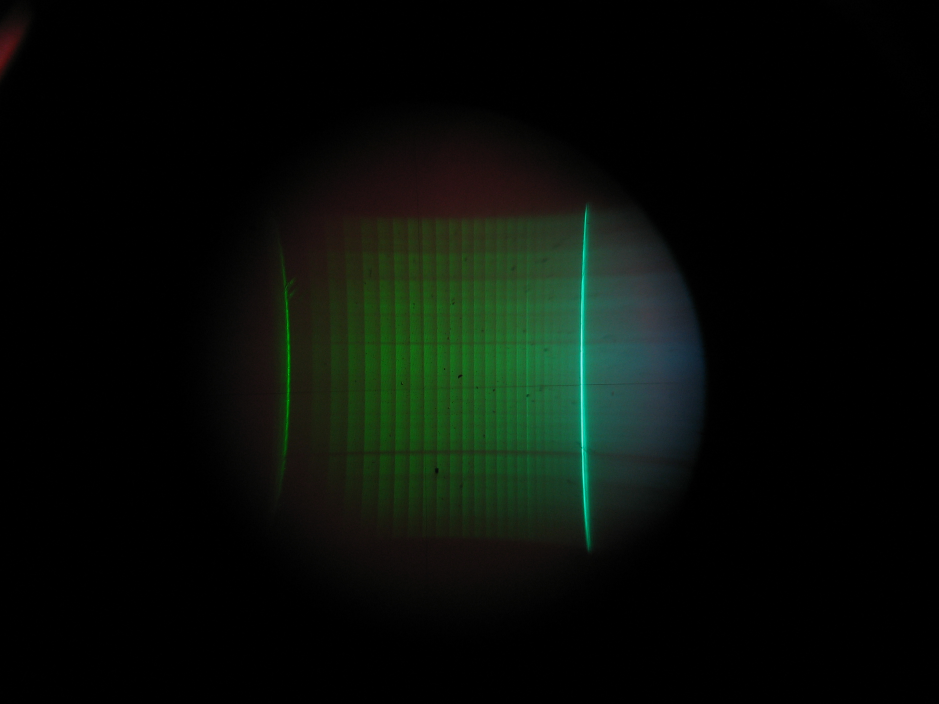
#> input picture PHY-3002/ABS/photos/IMG_1720.JPG, 2816 x 2112 px, found by its file name (shown at 1/3 size)
$ python abs.py
#> lines starting #> are read from the running program, lines starting #| are printed output that depends on the picture; long printed decimals are rounded
import numpy as np
import matplotlib.pyplot as plt

from matplotlib.image import imread


img1 = np.array(imread(f"PHY-3002/ABS/photos/IMG_1720.jpg"))
#> img1 is the input picture: shape (2112, 2816, 3); mean R, G, B 8, 13.4, 8.2
img2 = np.array(imread(f"PHY-3002/ABS/photos/IMG_1726.jpg"))
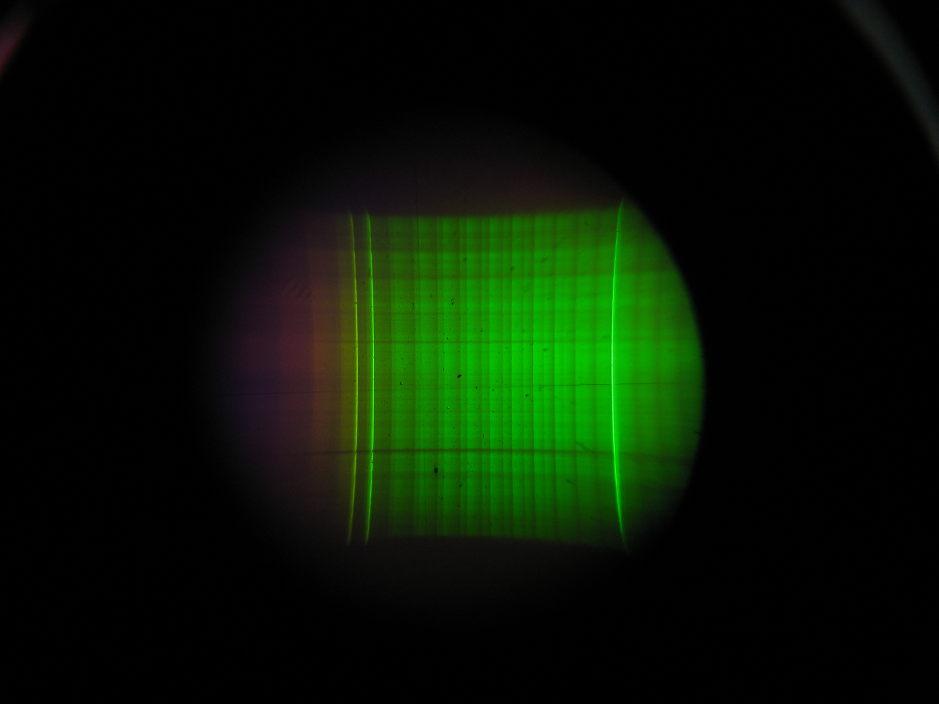
#> input picture PHY-3002/ABS/photos/IMG_1726.JPG, 2816 x 2112 px, found by its file name (shown at 1/3 size)
#> img2 is the input picture: shape (2112, 2816, 3); mean R, G, B 7.3, 21.4, 3.4

ax1, ax2 = plt.subplot(121), plt.subplot(122)
ax1.imshow(img1)
ax2.imshow(img2)
plt.show()


# Crop the images so it's only the middle 200 pixel in height
img1 = img1[1100:1300,:,:]
#> img1: shape (200, 2816, 3)
img2 = img2[1100:1300,:,:]
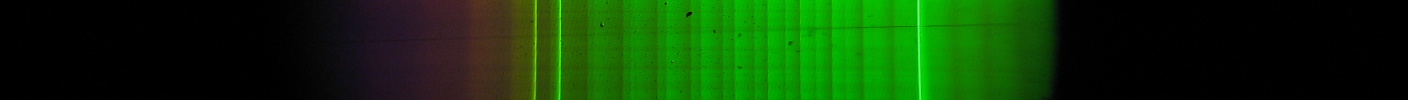
#> img2: shape (200, 2816, 3) (shown at 1/2 size); mean R, G, B 14, 55.7, 5.4
ax1, ax2 = plt.subplot(211), plt.subplot(212)
ax1.imshow(img1)
ax2.imshow(img2)
plt.show()

#horizontal pixel position of Hg 546.074nm line on img1: 863
#horizontal pixel position of Hg 546.074nm line on img2: 1838

# get the intensity profiles:
img1 = np.mean(img1, axis=2) #grayscale
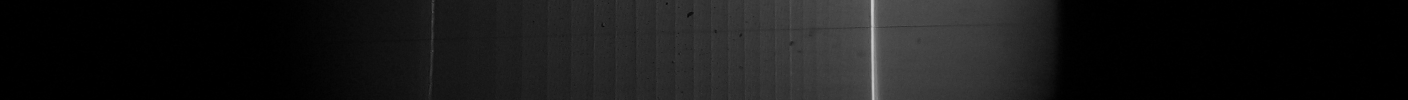
#> img1: shape (200, 2816) float64 (shown at 1/2 size); min 0, max 208.7, mean 23.1
profile1 = np.median(img1, axis=0)
#> profile1 = 2816 values, max 198.5 at index 1744, min 0 at index 0, mean 23.03
img2 = np.mean(img2, axis=2) #grayscale
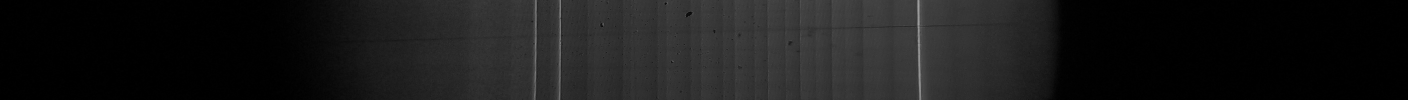
#> img2: shape (200, 2816) float64 (shown at 1/2 size); min 0, max 163.3, mean 25.1
profile2 = np.median(img2, axis=0)
#> profile2 = 2816 values, max 145.3 at index 1837, min 0 at index 0, mean 24.99
ax1, ax2 = plt.subplot(211), plt.subplot(212)
ax1.plot(profile1)
ax2.plot(profile2)
ax1.set_xlabel("pixel", fontsize=15)
ax1.set_ylabel("intensité", fontsize=15)
ax2.set_xlabel("pixel", fontsize=15)
ax2.set_ylabel("intensité", fontsize=15)
plt.show()
#> figure, not shown here; panel 1: curve peaks at x = 1744, y = 198.5; panel 2: curve peaks at x = 1837, y = 145.3

Hg_line_normalization = 145/47

#let's combine both profiles to get one full spectrum
profile = np.concatenate([profile2[:1838]/(Hg_line_normalization),profile1[863:]])
#> profile = 3791 values, max 198.5 at index 2719, min 0 at index 0, mean 21.07
profile = profile[::-1]
#> profile = 3791 values, max 198.5 at index 1071, min 0 at index 0, mean 21.07
ax1 = plt.subplot(111)
plt.plot(profile)
ax1.set_xlabel("pixel", fontsize=15)
ax1.set_ylabel("intensité", fontsize=15)
plt.show()
#> figure, not shown here; curve peaks at x = 1071, y = 198.5


lines_nm = np.array([508.582,546.074,576.960,579.066])
lines_px = np.array([1070,1952,2670,2719])

profile = profile[1040:2749]
#> profile = 1709 values, max 198.5 at index 31, min 12.48 at index 1676, mean 33.33
lines_px -= 1040

from scipy.optimize import curve_fit
def convert_px_to_lambda(px, a, b):
    return px*a+b
res = curve_fit(convert_px_to_lambda, lines_px, lines_nm)[0]
print(res[0])
ax1 = plt.subplot(111)
plt.plot(lines_px, lines_nm, "o")
plt.plot(lines_px, convert_px_to_lambda(lines_px, res[0], res[1]), "--")
ax1.set_xlabel("Pixel", fontsize=15)
ax1.set_ylabel("$\lambda$ [nm]", fontsize=15)
plt.show()

# Find the absorption lines
from scipy.signal import boxcar, find_peaks
def get_absorption_lines_indices(valeurs: np.array,
                                      hauteur_minimum: int = None,
                                      distance_minimum: int = None):
#> called with valeurs = array of shape (1709,), distance_minimum = 24
    peaks, _ = find_peaks(-valeurs, height=hauteur_minimum, distance=distance_minimum)
#> peaks = 51 values from 51 to 1705
    return peaks

abs_lines_px = get_absorption_lines_indices(profile, distance_minimum=24)
#> abs_lines_px = 51 values from 51 to 1705

for i in range(len(abs_lines_px)):
    print(f"{i}: {convert_px_to_lambda(abs_lines_px[i], res[0], res[1])}")
#> this loop made 51 passes
#| 0: 509.411
#| 1: 510.522
#| 2: 512.361
#| 3: 513.430
#| 4: 514.542
#| 5: 515.696
#| 6: 516.936
#| 7: 518.219
#> (further printed lines are left out)

ax1 = plt.subplot(111)
plt.plot(profile, color="black")
plt.plot(abs_lines_px, profile[abs_lines_px], "o", color="blue")
plt.plot(lines_px, profile[lines_px], "o", color="red")
ax1.set_xlabel("pixel", fontsize=15)
ax1.set_ylabel("intensité", fontsize=15)
plt.show()
#> figure, not shown here; curve peaks at x = 31, y = 198.5; curve peaks at x = 51, y = 71.67

ax1 = plt.subplot(111)
longueurdondes = convert_px_to_lambda(range(len(profile)),res[0],res[1])
#> longueurdondes = 1709 values from 507.2 to 580.3
plt.plot(longueurdondes, profile, color="black")
plt.plot(convert_px_to_lambda(abs_lines_px,res[0],res[1]), profile[abs_lines_px], "o", color="blue")
plt.plot(convert_px_to_lambda(lines_px,res[0],res[1]), profile[lines_px], "o", color="red")
ax1.set_xlabel("$\lambda$ [nm]", fontsize=15)
ax1.set_ylabel("intensité", fontsize=15)
plt.show()
#> figure, not shown here; curve peaks at x = 508.6, y = 198.5; curve peaks at x = 509.4, y = 71.67

theoretical_lines = np.array([508.674,509.529,510.433,511.388,512.396,513.458,514.576,515.751,516.984,518.278,519.634,521.052,522.535,524.083,525.699,527.383,529.137,530.962,532.860,534.831,536.877,538.999,541.199,543.478,545.838,548.279,547.520,550.803,549.853,553.411,552.268,556.106,554.767,558.888,557.351,561.759,560.022,564.721,562.781,567.775,565.631,570.924,568.572,574.169,571.606,574.736,577.512,577.952])
experimental_lines = np.array([508.762,509.411,510.522,511.403,512.361,513.300,514.542,515.696,516.936,518.219,519.544,520.955,522.366,523.905,525.488,527.112,528.823,530.576,532.457,534.381,536.433,539.042,540.880,543.959,545.199,548.533,547.715,551.129,550.110,553.776,552.618,556.493,555.222,559.280,557.712,562.180,560.456,565.002,563.129,567.919,565.968,571.037,568.764,574.128,571.638,574.738,577.568,577.938])
def find_nearest_index(array, value):
    array = np.asarray(array)
    idx = (np.abs(array - value)).argmin()
    return idx

experimental_lines_indices = []
for i in range(len(experimental_lines)):
    experimental_lines_indices.append(find_nearest_index(longueurdondes,experimental_lines[i]))
#> this loop made 48 passes
#> idx in find_nearest_index on passes 1 to 12: 36, 51, 77, 98, 120, 142, 171, 198, 227, 257, 288, 321
#> after the loop, experimental_lines_indices = 48 values, max 1654 at index 47, min 36 at index 0, mean 822.6
experimental_lines_indices = np.array(experimental_lines_indices)


nus_bleus = []
nus_prime_bleus = []
exp_lines_bleus = experimental_lines[:25]
for i in range(len(exp_lines_bleus)):
    nus_bleus.append(0)
    nus_prime_bleus.append(49-i)
nus_verts_0 = []
nus_verts_1 = []
nus_prime_verts_0 = []
nus_prime_verts_1 = []
exp_lines_verts = experimental_lines[25:]
exp_lines_verts_0 = []
exp_lines_verts_1 = []
for i in range(len(exp_lines_verts)-3):
    if i % 2 == 0:
        nus_verts_0.append(0)
        nus_prime_verts_0.append(int(24-i/2))
        exp_lines_verts_0.append(exp_lines_verts[i])
    else:
        nus_verts_1.append(1)
        nus_prime_verts_1.append(int(27-(i-1)/2))
        exp_lines_verts_1.append(exp_lines_verts[i])


nus_verts_1.append(1)
nus_verts_0.append(0)
nus_verts_1.append(1)
nus_prime_verts_1.append(17)
nus_prime_verts_0.append(14)
nus_prime_verts_1.append(16)
exp_lines_verts_1.append(exp_lines_verts[-3])
exp_lines_verts_0.append(exp_lines_verts[-2])
exp_lines_verts_1.append(exp_lines_verts[-1])
print(nus_bleus)
print(nus_prime_bleus)
print(nus_verts_0)
print(nus_prime_verts_0)
print(nus_verts_1)
print(nus_prime_verts_1)


fig = plt.figure(figsize=(14,10))
ax1 = plt.subplot(111)
profile = profile/np.max(profile)
#> profile = 1709 values, max 1 at index 31, min 0.0629 at index 1676, mean 0.168
plt.plot(longueurdondes, profile, color="black")
plt.plot(longueurdondes[experimental_lines_indices], profile[experimental_lines_indices], "o", color="blue")
plt.plot(convert_px_to_lambda(lines_px,res[0],res[1]), profile[lines_px], "o", color="red")
ax1.set_xlabel("$\lambda$ [nm]", fontsize=15)
ax1.set_ylabel("Intensité $I/I_0$", fontsize=15)

col_labels1=[r'$\nu$',r"$\nu$'","$\lambda$ [nm]"]
table_vals=np.array([nus_bleus,nus_prime_bleus,exp_lines_bleus]).T
# the rectangle is where I want to place the table
the_table1 = plt.table(cellText=table_vals,
                colWidths = [0.05,0.05,0.08],
                cellLoc = "center",
                #rowLabels=row_labels,
                colLabels=col_labels1,
                #loc='upper center',
                bbox=(0.35,0.28,0.2,0.7))
the_table1.auto_set_font_size(False)
the_table1.set_fontsize(10)
the_table1.scale(1, 1)

height_per_box = 0.7/26

col_labels1=[r'$\nu$',r"$\nu$'","$\lambda$ [nm]"]
table_vals=np.array([nus_verts_0,nus_prime_verts_0,exp_lines_verts_0]).T
# the rectangle is where I want to place the table
the_table1 = plt.table(cellText=table_vals,
                colWidths = [0.05,0.05,0.08],
                cellLoc = "center",
                #rowLabels=row_labels,
                colLabels=col_labels1,
                #loc='upper center',
                bbox=(0.575,0.28+14*height_per_box,0.2,height_per_box*(len(nus_verts_0)+1)))
the_table1.auto_set_font_size(False)
the_table1.set_fontsize(10)
the_table1.scale(1, 1)

col_labels1=[r'$\nu$',r"$\nu$'","$\lambda$ [nm]"]
table_vals=np.array([nus_verts_1,nus_prime_verts_1,exp_lines_verts_1]).T
# the rectangle is where I want to place the table
the_table1 = plt.table(cellText=table_vals,
                colWidths = [0.05,0.05,0.08],
                cellLoc = "center",
                #rowLabels=row_labels,
                colLabels=col_labels1,
                #loc='upper center',
                bbox=(0.775,0.28+13*height_per_box,0.2,height_per_box*(len(nus_verts_1)+1)))
the_table1.auto_set_font_size(False)
the_table1.set_fontsize(10)
the_table1.scale(1, 1)
ax1.xaxis.set_tick_params(labelsize=14)
ax1.yaxis.set_tick_params(labelsize=14)
plt.savefig(f"PHY-3002/ABS/lignes_absorption.pdf")
#> figure, not shown here; curve peaks at x = 508.6, y = 1
plt.show()


# Correlation plot
fig = plt.figure(figsize=(7,7))
ax1 = plt.subplot(111)
plt.plot([lines_nm[0], lines_nm[-1]], [lines_nm[0], lines_nm[-1]], "--", linewidth=2, color="red")
plt.plot(theoretical_lines, experimental_lines, ".", color="black")
for i in range(4):
    plt.plot(lines_nm[i], lines_nm[i], "o", color=["blue","green","lime","lime"][i])
ax1.set_xlabel("$\lambda$ théorique [nm]", fontsize=15)
ax1.set_ylabel("$\lambda$ expérimental [nm]", fontsize=15)
ax1.xaxis.set_tick_params(labelsize=14)
ax1.yaxis.set_tick_params(labelsize=14)
plt.savefig(f"PHY-3002/ABS/correlation_plot.pdf")
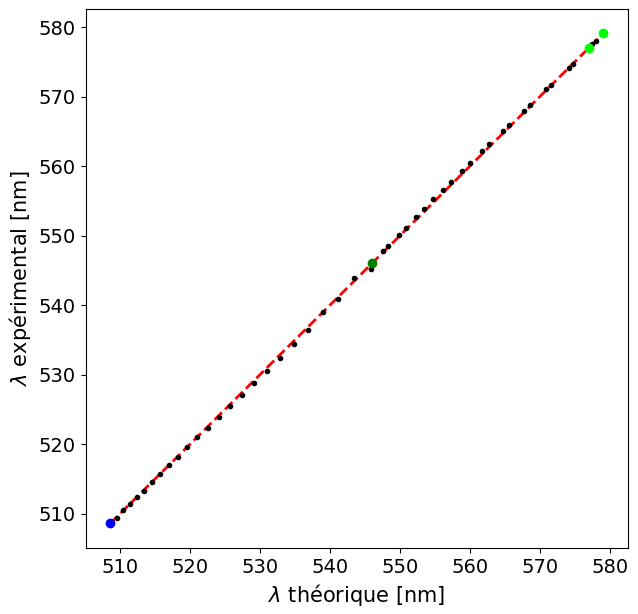
#> figure drawn by matplotlib, 1 panel
plt.show()


# Error percent
err_per = []
for i in range(len(theoretical_lines)):
    err_per.append(np.abs(theoretical_lines[i]-experimental_lines[i])/theoretical_lines[i]*100)

fig = plt.figure(figsize=(10,7))
ax1 = plt.subplot(111)
plt.plot(theoretical_lines, err_per, ".", color="black")
ax1.set_xlabel("$\lambda$ théorique [nm]", fontsize=15)
ax1.set_ylabel("Erreur [%]", fontsize=15)
ax1.xaxis.set_tick_params(labelsize=14)
ax1.yaxis.set_tick_params(labelsize=14)
#plt.savefig(f"PHY-3002/ABS/error_plot.pdf")
plt.show()
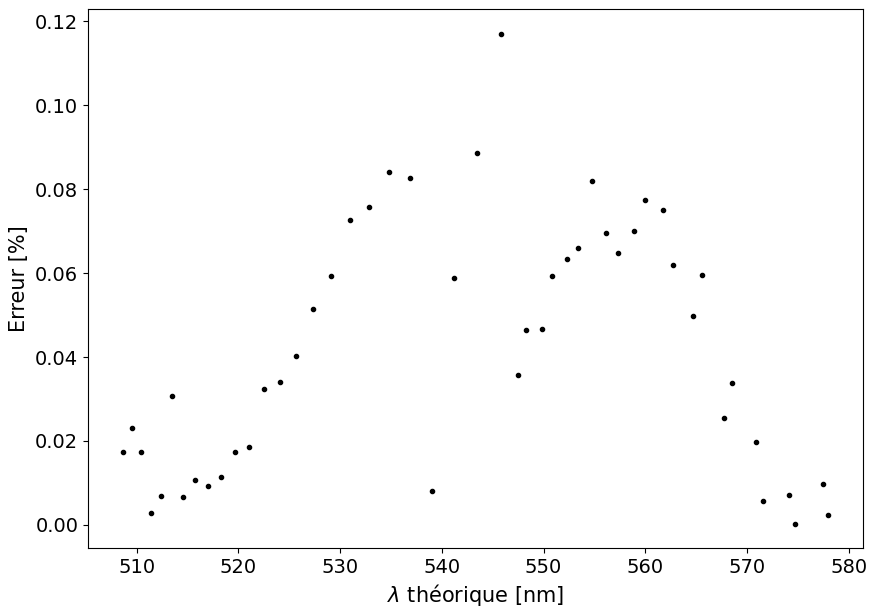
#> figure drawn by matplotlib, 1 panel


nus_prime_fit = np.concatenate([nus_prime_bleus,nus_prime_verts_0])
nus_prime_demi_fit = nus_prime_fit+1/2
wav_fit = np.concatenate([exp_lines_bleus, exp_lines_verts_0])*1E-7 # wav en cm
un_sur_wav_fit = 1/wav_fit

def regression(nu_prime_demi, A, B, C):
    return A+B*(nu_prime_demi)+C*(nu_prime_demi)**2

res = curve_fit(regression, nus_prime_fit, un_sur_wav_fit)
print(res)

print(f"T_e: {res[0][0]} \pm {res[1][0]}")
print(f"Constante harmonique: {res[0][1]} \pm {res[1][1]}")
print(f"Constante anharmonique: {-res[0][2]} \pm {res[1][2]}")

x_fit = np.linspace(np.min(nus_prime_demi_fit), np.max(nus_prime_demi_fit), 1000)
ax1 = plt.subplot(111)
plt.plot(nus_prime_demi_fit, un_sur_wav_fit, "o", color="black", label="données")
plt.plot(x_fit, regression(x_fit, res[0][0], res[0][1], res[0][2]), "-", linewidth=2, color="red", label="fit")
ax1.set_ylabel(r"$1/\lambda$ [cm$^{-1}$]", fontsize=15)
ax1.set_xlabel(r"$\nu'+1/2$", fontsize=15)
ax1.xaxis.set_tick_params(labelsize=14)
ax1.yaxis.set_tick_params(labelsize=14)
plt.show()
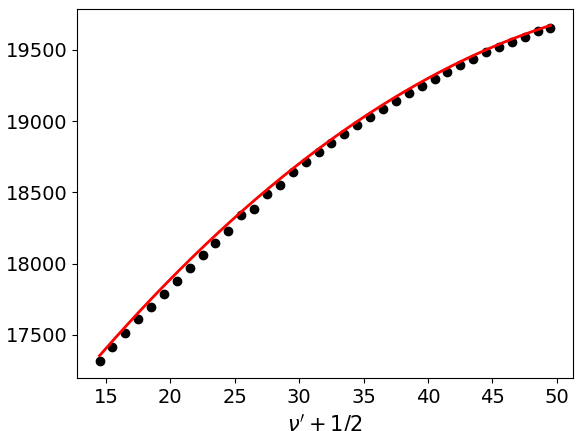
#> figure drawn by matplotlib, 1 panel; curve peaks at x = 49.5, y = 19670.8
